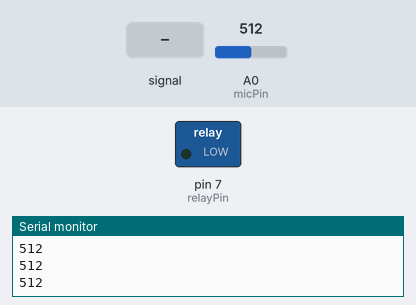
Recording of a sketch running on a simulated Arduino Uno, built with avr-gcc and run on an emulated ATmega328P. On the bench: switched loads named in the sketch (green lamp = pin HIGH), the last lines printed to the serial monitor. Dashed ring = blinking. Inputs (shaded band) come from the test bench; at power-on: A0 (micPin) = 512.

Above: at 1.2 s.
1.3 s: A0 (micPin) fed a 200 Hz sine of ±81 counts around its level
At 2.3 s:
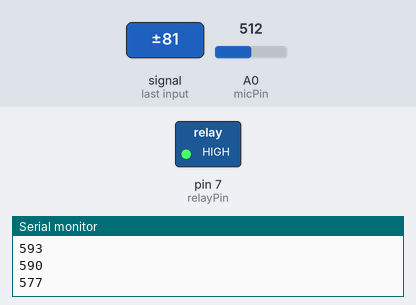
4.3 s: A0 (micPin) set to 306
At 4.3 s:
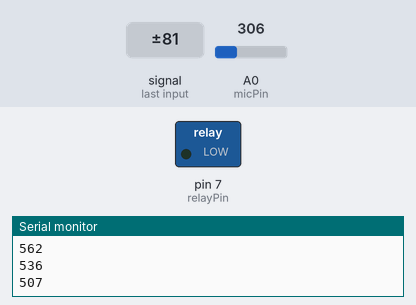
5.8 s: A0 (micPin) set to 505
7.3 s: A0 (micPin) set to 523
At 7.9 s:
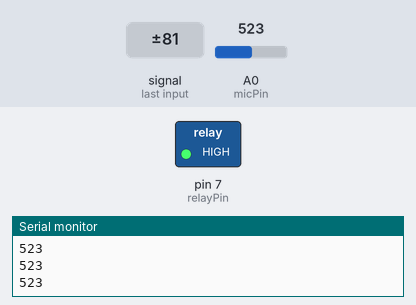
8.8 s: A0 (micPin) set to 511
At 9.2 s:
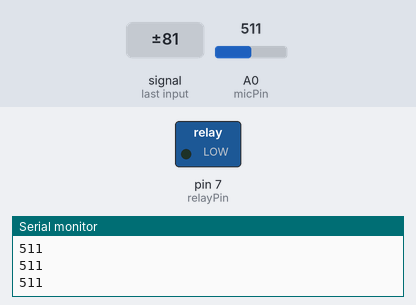
Timing chart, 0 to 11.3 s (numbered marks = the images above; inputs shaded):
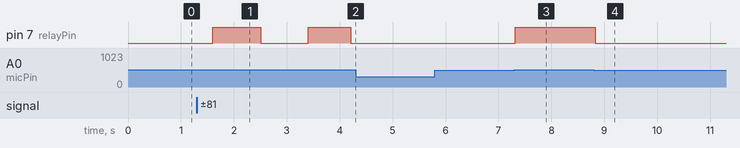

Measured:
- the behaviour switches between 512 and 513 on A0 (micPin) (found by bisection; images 2 and 3)
- after the input at 1.3 s, pin 7 (relayPin): alternates HIGH for 0.85 s and LOW for 0.90 s, starting after 0.31 s
- after the input at 4.3 s, pin 7 (relayPin): stays LOW (without the input it goes to HIGH after 0.82 s)
- after the input at 7.3 s, pin 7 (relayPin): LOW → HIGH at once
- after the input at 8.8 s, pin 7 (relayPin): HIGH → LOW at once

The sketch:

Clap_Switch.ino
```cpp
const int micPin = A0; // Microphone input pin
const int relayPin = 7; // Relay output pin
int soundLevel;

void setup() {
  pinMode(relayPin, OUTPUT);
  Serial.begin(9600);
}

void loop() {
  soundLevel = analogRead(micPin);
  Serial.println(soundLevel);

  if (soundLevel > 512) {
    digitalWrite(relayPin, HIGH);
  } else {
    digitalWrite(relayPin, LOW);
  }

  delay(100);
}
```
